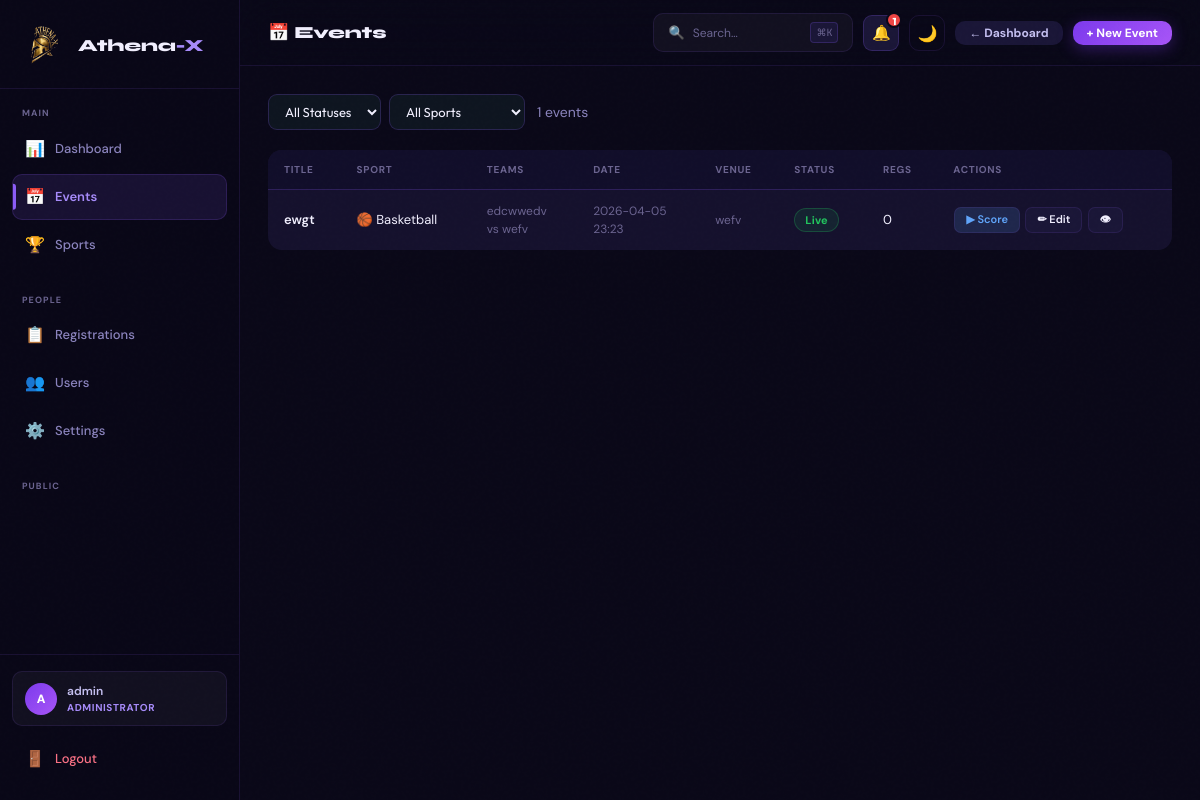
The app's page /admin/events (signed in) with its own data.
### tables this page shows
CREATE TABLE events (
                id INTEGER PRIMARY KEY AUTOINCREMENT,
                sport_id INTEGER,
                title TEXT NOT NULL,
                team1 TEXT NOT NULL, team2 TEXT NOT NULL,
                venue TEXT, event_date TEXT, event_time TEXT,
                description TEXT,
                max_registrations INTEGER DEFAULT 0,
                total_overs INTEGER DEFAULT 6,
                status TEXT DEFAULT 'upcoming',
                result TEXT,
                created_at TIMESTAMP DEFAULT CURRENT_TIMESTAMP,
                FOREIGN KEY(sport_id) REFERENCES sports(id)
            );

CREATE TABLE sports (
                id INTEGER PRIMARY KEY AUTOINCREMENT,
                name TEXT NOT NULL, icon TEXT DEFAULT '🏆',
                description TEXT, is_active INTEGER DEFAULT 1,
                created_at TIMESTAMP DEFAULT CURRENT_TIMESTAMP
            );

### app.py (the view)
@app.route('/admin/events')
@admin_required
def admin_events():
    fs = request.args.get('status','all')
    fsp = request.args.get('sport','all')
    with get_db() as conn:
        q = "SELECT e.*,s.name sport_name,s.icon sport_icon,(SELECT COUNT(*) FROM registrations r WHERE r.event_id=e.id) reg_count FROM events e LEFT JOIN sports s ON e.sport_id=s.id"
        conds,params = [],[]
        if fs!='all': conds.append("e.status=?"); params.append(fs)
        if fsp!='all': conds.append("e.sport_id=?"); params.append(fsp)
        if conds: q+=" WHERE "+" AND ".join(conds)
        q+=" ORDER BY e.event_date DESC"
        events = [dict(e) for e in conn.execute(q,params).fetchall()]
        sports = [dict(s) for s in conn.execute("SELECT * FROM sports WHERE is_active=1").fetchall()]
    return render_template('admin/events.html',events=events,sports=sports,filter_status=fs,filter_sport=fsp)

### app.py (called while the page is built, shortened)
@app.after_request
def add_security_headers(resp):
    resp.headers['X-Frame-Options']        = 'SAMEORIGIN'
    resp.headers['X-Content-Type-Options'] = 'nosniff'
    resp.headers['X-XSS-Protection']       = '1; mode=block'
    resp.headers['Referrer-Policy']        = 'strict-origin-when-cross-origin'
    resp.headers['Strict-Transport-Security'] = 'max-age=31536000; includeSubDomains'
    resp.headers['Permissions-Policy']     = 'geolocation=(), microphone=(), camera=()'
    return resp

def get_db():
    conn = sqlite3.connect(DB_PATH)
    conn.row_factory = sqlite3.Row
    conn.execute("PRAGMA foreign_keys = ON")
    return conn

def get_sport_name(ev):
    return (ev.get('sport_name') or '').lower()

def sport_admin_url(event):
    sport = get_sport_name(event)
    eid = event['id']
    if 'cricket' in sport: return url_for('admin_cricket_scoring', eid=eid)
    if 'kabaddi' in sport: return url_for('admin_kabaddi_scoring', eid=eid)
    if 'football' in sport or 'soccer' in sport: return url_for('admin_football_scoring', eid=eid)
    if 'basketball' in sport: return url_for('admin_basketball_scoring', eid=eid)

def is_admin(): return session.get('role') == 'admin'

def admin_required(f):
    @wraps(f)
    def dec(*a,**kw):
        if not is_admin():
            return redirect(url_for('admin_login'))
        return f(*a,**kw)
    return dec

### templates/admin/events.html (shortened to what this page needs)
{% extends "admin/base.html" %}
{% block head %}<link rel="stylesheet" href="/static/css/admin/events.css"/>{% endblock %}
{% block page_title %}📅 Events{% endblock %}
{% block topbar_actions %}
  <a href="/admin" class="btn btn-secondary btn-sm">← Dashboard</a>
  <button class="btn btn-primary btn-sm" onclick="openAddModal()">+ New Event</button>
{% endblock %}
{% block content %}
<div style="display:flex;gap:12px;margin-bottom:20px;flex-wrap:wrap;">
  <form style="display:flex;gap:8px;flex-wrap:wrap;">
    <select name="status" class="filter-select" onchange="this.form.submit()">
      <option value="all" {% if filter_status=='all' %}selected{% endif %}>All Statuses</option>
    </select>
    <select name="sport" class="filter-select" onchange="this.form.submit()">
      <option value="all" {% if filter_sport=='all' %}selected{% endif %}>All Sports</option>
    </select>
  </form>
  <span style="color:var(--muted);font-size:14px;align-self:center;">{{ events|length }} events</span>
</div>
<div class="admin-table-wrap">
<table class="admin-table">
  <thead><tr><th>Title</th><th>Sport</th><th>Teams</th><th>Date</th><th class="col-venue">Venue</th><th>Status</th><th class="col-regs">Regs</th><th>Actions</th></tr></thead>
  <tbody>
  {% for ev in events %}
  <tr>
    <td data-label="Title"><a href="/admin/events/{{ ev.id }}" style="font-weight:600;">{{ ev.title }}</a></td>
    <td data-label="Sport">{{ ev.sport_icon or '' }} {{ ev.sport_name or '—' }}</td>
    <td data-label="Teams" class="muted-cell">{{ ev.team1 }}<br/>vs {{ ev.team2 }}</td>
    <td data-label="Date" class="muted-cell">{{ ev.event_date or '—' }}{% if ev.event_time %}<br/>{{ ev.event_time }}{% endif %}</td>
    <td data-label="Venue" class="muted-cell col-venue">{{ ev.venue or '—' }}</td>
    <td data-label="Status"><span class="status-badge status-{{ ev.status }}">{{ ev.status.title() }}</span></td>
    <td data-label="Regs" class="col-regs">{{ ev.reg_count }}</td>
    <td class="td-actions">
      {% if ev.sport_name %}
        <a href="{{ sport_admin_url(ev) }}" class="tbl-btn" style="background:rgba(96,165,250,0.15);color:#60a5fa;">▶ Score</a>
      {% endif %}
      <a href="/admin/events/{{ ev.id }}" class="tbl-btn">✏ Edit</a>
      <a href="/event/{{ ev.id }}" target="_blank" class="tbl-btn">👁</a>
    </td>
  </tr>
  {% endfor %}
  </tbody>
</table>
</div>
{% endblock %}

### static/css/style.css (style rules this page uses)
*, *::before, *::after { box-sizing: border-box; margin: 0; padding: 0; }
:root { --bg: #04080f; --bg2: #090f1a; --bg3: #0e1520; --bg4: #151e2d; --card: #090f1a; --card2: #0e1520; --border: rgba(0,255,160,0.07); --border2: rgba(0,255,160,0.13); --accent: #00c896; --accent-h: #00a87d; --accent2: #00ffb2; --green: #00c896; --green2: #00ffb2; --red: #ff4757; --yellow: #ffd32a; --orange: #ff9f43; --purple: #c56ef8; --pink: #ff6b9d; --cyan: #00d2d3; --text: #e8f4f0; --text2: #b8d4cc; --muted: #6b8f82; --muted2: #4a6358; --shadow: 0 1px 3px rgba(0,0,0,0.7),0 4px 24px rgba(0,0,0,0.5); --shadow-lg: 0 8px 40px rgba(0,0,0,0.8); --shadow-xl: 0 20px 60px rgba(0,0,0,0.9); --radius: 14px; --radius-sm: 9px; --radius-xs: 5px; --font: 'Outfit',-apple-system,sans-serif; --font-num: 'Rajdhani','Outfit',sans-serif; --nav-bg: rgba(4,8,15,0.93); --nav-border:rgba(0,255,160,0.08); --input-bg: #0e1520; --tr: all 0.2s cubic-bezier(0.4,0,0.2,1); --glow-blue: 0 0 20px rgba(0,200,150,0.3); --glow-green:0 0 20px rgba(0,255,178,0.3); --bg-card: #090f1a; --bg-dark: #04080f; }
html { scroll-behavior: smooth; }
html, body { min-height: 100%; background: var(--bg); color: var(--text); font-family: var(--font); font-size: 15px; line-height: 1.6; -webkit-font-smoothing: antialiased; -moz-osx-font-smoothing: grayscale; transition: background 0.3s, color 0.3s; background-image: radial-gradient(ellipse at 20% 10%, rgba(0,200,150,0.04) 0%, transparent 50%), radial-gradient(ellipse at 80% 90%, rgba(0,210,211,0.03) 0%, transparent 50%); }
a { color: var(--accent2); text-decoration: none; transition: var(--tr); }
input,select,textarea,button { font-family: var(--font); }
button { cursor: pointer; }
.btn { display:inline-flex; align-items:center; gap:8px; padding:11px 24px; border-radius:10px; font-size:14px; font-weight:600; border:none; cursor:pointer; transition:var(--tr); text-decoration:none; line-height:1; white-space:nowrap; }
.btn-primary { background: linear-gradient(135deg,var(--accent),#00a87d); color:#04080f; font-weight:700; box-shadow: 0 4px 16px rgba(0,200,150,0.3); }
.btn-secondary { background:var(--bg3); color:var(--text2); border:1px solid var(--border2); }
.btn-sm { padding:7px 14px; font-size:13px; }
.status-badge { display:inline-block; padding:4px 12px; border-radius:20px; font-size:11px; font-weight:700; letter-spacing:0.3px; text-transform:capitalize; }
.status-live, .status-active { background:rgba(34,197,94,.12); color:var(--green); border:1px solid rgba(34,197,94,.25); }
.admin-table { width:100%; border-collapse:collapse; font-size:14px; background:var(--card); border-radius:var(--radius); overflow:hidden; }
.admin-table thead th { background:var(--bg3); color:var(--muted); font-size:11px; text-transform:uppercase; letter-spacing:0.5px; padding:12px 16px; text-align:left; font-weight:700; border-bottom:1px solid var(--border); }
.admin-table tbody td { padding:12px 16px; border-bottom:1px solid var(--border); vertical-align:middle; }
.admin-table tbody tr:last-child td { border-bottom:none; }
.tbl-btn { display:inline-block; padding:4px 13px; border-radius:16px; font-size:12px; font-weight:600; background:var(--bg3); border:1px solid var(--border); color:var(--text2); cursor:pointer; transition:var(--tr); margin:1px; }
.filter-select,.filter-select-sm { background:var(--input-bg); border:1.5px solid var(--border2); border-radius:var(--radius-sm); color:var(--text); padding:9px 12px; font-size:13px; outline:none; transition:var(--tr); cursor:pointer; }
.muted-cell { color:var(--muted2); font-size:13px; }

### static/css/admin/events.css (style rules this page uses)
.admin-table-wrap { width: 100%; overflow-x: auto; -webkit-overflow-scrolling: touch; border-radius: 10px; }

### records on screen
events: title "ewgt", icon "🏀", name "Basketball", team1 "edcwwedv", team2 "wefv", event_date "2026-04-05", event_time "23:23", venue "wefv", status "Live", reg_count "0"

### other values on screen
{{ session.get('username','Admin') }} "admin"
{{ events|length }} "1"
